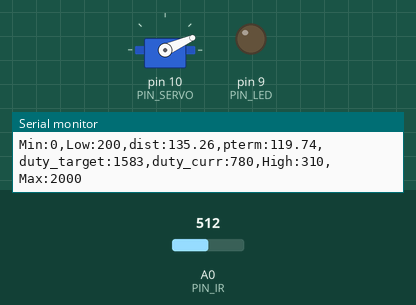
Simulated run of this sketch. Board: Arduino Uno, built with avr-gcc and run on an emulated ATmega328P. On the bench: servo, output pins drawn as LEDs (lit = HIGH), the last lines printed to the serial monitor. Inputs (shaded band) come from the test bench; at power-on: A0 (PIN_IR) = 512.

Above: at 5.27 s.
5.3 s: A0 (PIN_IR) set to 90
At 7.9 s:
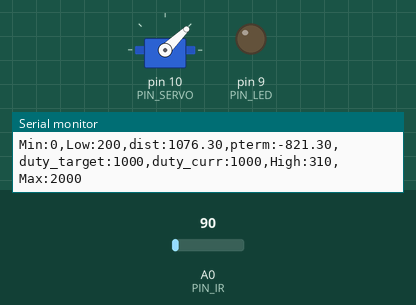
8.3 s: A0 (PIN_IR) set to 0
At 9.41 s:
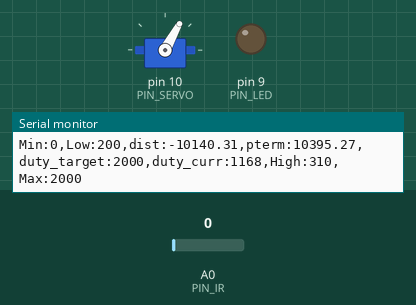
11.3 s: A0 (PIN_IR) set to 110
14.3 s: A0 (PIN_IR) set to 265
17.3 s: A0 (PIN_IR) set to 511
At 19.5 s:
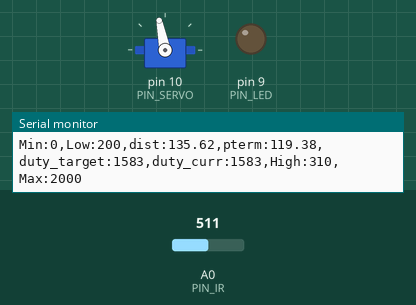
Timing chart, 0 to 21.0 s (numbered marks = the images above; inputs shaded):
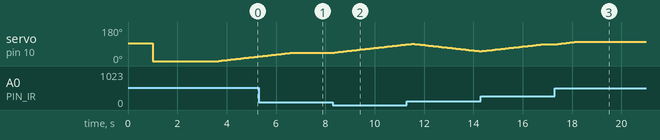

The sketch:

11-2_Pterm.ino
```cpp
// 11-2 P제어(템플릿코드)

#include <Servo.h>

/////////////////////////////
// Configurable parameters //
/////////////////////////////

// Arduino pin assignment
#define PIN_LED 9
#define PIN_SERVO 10
#define PIN_IR A0

// Framework setting
#define _DIST_TARGET 255 // [2952] 탁구공의 목표 위치를 25.5cm로 설정
#define _DIST_MIN 100 // [2972] 거리 센서가 인식 가능하게 설정한 최소 거리
#define _DIST_MAX 410 // [2972] 거리 센서가 인식 가능하게 설정한 최대 거리

// Distance sensor
#define _DIST_ALPHA 0.2

// Servo range
#define _DUTY_MIN 1000 // [2952] 서보의 최소 각도값
#define _DUTY_NEU 1500 // [2952] 서보의 중간 각도값
#define _DUTY_MAX 2000 // [1691] 서보의 최대 각도

// Servo speed control
#define _SERVO_ANGLE 30  //[2967] 서보 각도 설정
#define _SERVO_SPEED 30  //[2959] 서보의 속도 설정

// Event periods
#define _INTERVAL_DIST 20  //[2959] 센서의 거리측정 인터벌값
#define _INTERVAL_SERVO 20 //[2967] 서보 INTERVAL값 설정
#define _INTERVAL_SERIAL 100  //[2959] 시리얼 모니터/플로터의 인터벌값 설정

// PID parameters
#define _KP 0.7// [2961] 비례이득

// 실제 거리가 100mm, 400mm일 때 센서가 읽는 값(각 a, b)
#define a 68.19
#define b 291.47

//////////////////////
// global variables //
//////////////////////

// Servo instance
Servo myservo;

// Distance sensor
float dist_target; // location to send the ball
float dist_raw, dist_ema;    // [2961] dist_raw : 적외선센서로 얻은 거리를 저장하는 변수
                             // [2961] dist_ema : 거리를 ema필터링을 한 값을 저장하는 변수
float alpha;    // [2959] ema의 알파값을 저장할 변수

// Event periods
unsigned long last_sampling_time_dist, last_sampling_time_servo, last_sampling_time_serial; // [2957] last_sampling_time_dist : 거리센서 측정 주기
                                                                                            // [2957] last_sampling_time_servo : 서보 위치 갱신 주기
                                                                                            // [2957] last_sampling_time_serial : 제어 상태 시리얼 출력 주기
bool event_dist, event_servo, event_serial; // [2957] 각각의 주기에 도달했는지를 불리언 값으로 저장하는 변수

// Servo speed control
int duty_chg_per_interval; // [2952] 한 주기당 변화할 서보 활동량을 정의
int duty_target, duty_curr; // [2961] 목표위치, 서보에 입력할 위치

// PID variables
float error_curr, error_prev, up_control, down_control, pterm, dterm, iterm;


void setup() {
// initialize GPIO pins for LED and attach servo
pinMode(PIN_LED, OUTPUT);
myservo.attach(PIN_SERVO);

// initialize global variables
alpha = _DIST_ALPHA;   // [2959] ema의 알파값 초기화
dist_ema = 0;          // [2959] dist_ema 초기화
dist_target = _DIST_TARGET; // dist_target 초기화
// duty_neutral = _DUTY_NEU;

// move servo to neutral position
myservo.writeMicroseconds(_DUTY_NEU);// [2952] 서보 모터를 중간 위치에 지정
delay(1000);

// initialize serial port
Serial.begin(115200);

// convert angle speed into duty change per interval.
duty_chg_per_interval = (_DUTY_MAX - _DUTY_MIN) * (_SERVO_SPEED / 180.0) * (_INTERVAL_SERVO / 1000.0);  // [2959] 한 주기마다 이동할 양
                                                                                                        // [2974] INTERVAL -> _INTERVAL_SERVO 로 수정

// [2974] 이벤트 변수 초기화
last_sampling_time_dist = 0; // [2974] 마지막 거리 측정 시간 초기화
last_sampling_time_servo = 0; // [2974] 마지막 서보 업데이트 시간 초기화
last_sampling_time_serial = 0; // [2974] 마지막 출력 시간 초기화
event_dist = event_servo = event_serial = false; // [2974] 각 이벤트 변수 false로 초기화
}


void loop() {
/////////////////////
// Event generator //
/////////////////////
  unsigned long time_curr = millis();  // [2964] event 발생 조건 설정
  if(time_curr >= last_sampling_time_dist + _INTERVAL_DIST) {
    last_sampling_time_dist += _INTERVAL_DIST;
    event_dist = true; // [2957] 거리 측정 주기에 도달했다는 이벤트 발생
  }
  if(time_curr >= last_sampling_time_servo + _INTERVAL_SERVO) {
    last_sampling_time_servo += _INTERVAL_SERVO;
    event_servo = true; // [2957] 서보모터 제어 주기에 도달했다는 이벤트 발생
  }
  if(time_curr >= last_sampling_time_serial + _INTERVAL_SERIAL) {
    last_sampling_time_serial += _INTERVAL_SERIAL;
    event_serial = true; // [2957] 출력주기에 도달했다는 이벤트 발생
  }

////////////////////
// Event handlers //
////////////////////

  // 거리측정주기에 도달
  if(event_dist) {
     event_dist = false;
      dist_raw = ir_distance_filtered();   // [2959] dist_raw에 필터링된 측정값 저장
      if (dist_ema == 0){            // [2959] 맨 처음
        dist_ema = dist_raw;               // [2959] 맨 처음 ema값 = 필터링된 측정값
      }                                    // [2963] dist_ema를 dist_raw로 초기화
      else{
        dist_ema = alpha * dist_raw + (1-alpha) * dist_ema;   // [2959] ema 구현
      }

  // PID control logic
   error_curr = dist_target - dist_ema;
   pterm = error_curr;
   down_control = _KP * pterm;     // 기울기가 +, -인지에 따라 _KP에 펄스폭 차이반영
   up_control = (1.1 * _KP) *pterm;

  // duty_target = f(duty_neutral, control)
    if (pterm > 0) {
      duty_target =  _DUTY_NEU + down_control;
    }
    else {
      duty_target = _DUTY_NEU + up_control;
    }

  // keep duty_target value within the range of [_DUTY_MIN, _DUTY_MAX]
    if (duty_target > _DUTY_MAX) {
      duty_target = _DUTY_MAX;
    }
    else if (duty_target < _DUTY_MIN) {
      duty_target = _DUTY_MIN;
    }

 }

  // 서보측정주기에 도달
  if(event_servo) {
    event_servo = false; // [2974] 서보 이벤트 실행 후, 다음 주기를 기다리기 위해 이벤트 종료
    // adjust duty_curr toward duty_target by duty_chg_per_interval
    if(duty_target > duty_curr) {  // [2964] 현재 서보 각도 읽기
      duty_curr += duty_chg_per_interval; // [2961] duty_curr은 주기마다 duty_chg_per_interval만큼 증가
      if(duty_curr > duty_target) {duty_curr = duty_target;} // [2956] duty_target 지나쳤을 경우, duty_target에 도달한 것으로 duty_curr값 재설정
    }
    else {
      duty_curr -= duty_chg_per_interval;  // [2961] duty_curr은 주기마다 duty_chg_per_interval만큼 감소
      if (duty_curr < duty_target) {duty_curr = duty_target;} // [2956] duty_target 지나쳤을 경우, duty_target에 도달한 것으로 duty_curr값 재설정
    }
    // update servo position
    myservo.writeMicroseconds(duty_curr);  // [2964] 서보 움직임 조절

  }

  // 출력주기에 도달
  if(event_serial) {
    event_serial = false; // [2974] 출력 이벤트 실행 후, 다음 주기까지 이벤트 종료
    Serial.print("Min:0,Low:200,dist:");
    Serial.print(dist_raw); // [2957] 적외선 센서로부터 받은 값 출력
    Serial.print(",pterm:");
    Serial.print(pterm); // [2961] 비례제어량 출력
    Serial.print(",duty_target:");
    Serial.print(duty_target); // [2957] 목표로 하는 거리 출력
    Serial.print(",duty_curr:");
    Serial.print(duty_curr); // [2957] 서보모터에 입력한 값 출력
    Serial.println(",High:310,Max:2000");
  }
}
float ir_distance(void){ // return value unit: mm
                         // [2959] 센서가 측정한 거리를 리턴해주는 함수
  float val;
  float volt = float(analogRead(PIN_IR));
  val = ((6762.0/(volt-9.0))-4.0) * 10.0;
  return val;
}

float ir_distance_filtered(void){ // return value unit: mm
                           // [2959] 센서가 측정한 거리를 필터링한 값을 리턴
  float val = ir_distance();     // [2952] ir_distance()에서 리턴된 값을 val에 대입후 필터링 수행
  return 100 + 300.0 / (b - a) * (val - a);
}
```

Measured:
- after the input at 5.3 s, servo on pin 10 (PIN_SERVO): goes on until 6.6 s, then stays 44°
- after the input at 8.3 s, servo on pin 10 (PIN_SERVO): moves from 44° to 88° over 3.0 s, starting at once
- after the input at 17.3 s, servo on pin 10 (PIN_SERVO): moves from 89° to 101° over 0.76 s, starting at once
